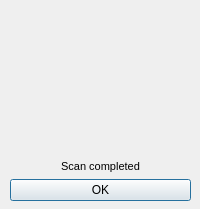
<?xml version="1.0" encoding="UTF-8"?>
<ui version="4.0">
 <class>Done</class>
 <widget class="QDialog" name="Done">
  <property name="geometry">
   <rect>
    <x>0</x>
    <y>0</y>
    <width>200</width>
    <height>209</height>
   </rect>
  </property>
  <property name="windowTitle">
   <string>Done</string>
  </property>
  <widget class="QWidget" name="layoutWidget">
   <property name="geometry">
    <rect>
     <x>10</x>
     <y>10</y>
     <width>181</width>
     <height>191</height>
    </rect>
   </property>
   <layout class="QVBoxLayout" name="verticalLayout">
    <item>
     <widget class="QLabel" name="pic_ok">
      <property name="text">
       <string/>
      </property>
     </widget>
    </item>
    <item>
     <widget class="QLabel" name="label">
      <property name="font">
       <font>
        <pointsize>8</pointsize>
       </font>
      </property>
      <property name="text">
       <string>Scan completed</string>
      </property>
      <property name="alignment">
       <set>Qt::AlignBottom|Qt::AlignHCenter</set>
      </property>
     </widget>
    </item>
    <item>
     <widget class="QPushButton" name="pushButton">
      <property name="text">
       <string>OK</string>
      </property>
     </widget>
    </item>
   </layout>
  </widget>
 </widget>
 <resources/>
 <connections>
  <connection>
   <sender>pushButton</sender>
   <signal>clicked()</signal>
   <receiver>Done</receiver>
   <slot>reject()</slot>
   <hints>
    <hint type="sourcelabel">
     <x>142</x>
     <y>128</y>
    </hint>
    <hint type="destinationlabel">
     <x>159</x>
     <y>202</y>
    </hint>
   </hints>
  </connection>
 </connections>
</ui>
